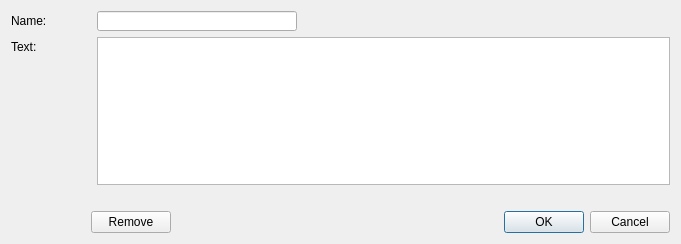
<?xml version="1.0" encoding="UTF-8"?>
<ui version="4.0">
 <class>C_UiStringRecordProperties</class>
 <widget class="QDialog" name="C_UiStringRecordProperties">
  <property name="geometry">
   <rect>
    <x>0</x>
    <y>0</y>
    <width>681</width>
    <height>244</height>
   </rect>
  </property>
  <property name="windowTitle">
   <string>String</string>
  </property>
  <layout class="QVBoxLayout" name="verticalLayout_2">
   <item>
    <layout class="QVBoxLayout" name="verticalLayout">
     <item>
      <layout class="QHBoxLayout" name="horizontalLayout_3">
       <item>
        <widget class="QLabel" name="label_2">
         <property name="minimumSize">
          <size>
           <width>80</width>
           <height>0</height>
          </size>
         </property>
         <property name="maximumSize">
          <size>
           <width>80</width>
           <height>29</height>
          </size>
         </property>
         <property name="text">
          <string>Name:</string>
         </property>
        </widget>
       </item>
       <item>
        <widget class="QLineEdit" name="NameLineEdit">
         <property name="minimumSize">
          <size>
           <width>200</width>
           <height>20</height>
          </size>
         </property>
         <property name="maximumSize">
          <size>
           <width>200</width>
           <height>20</height>
          </size>
         </property>
        </widget>
       </item>
       <item>
        <spacer name="horizontalSpacer_2">
         <property name="orientation">
          <enum>Qt::Horizontal</enum>
         </property>
         <property name="sizeHint" stdset="0">
          <size>
           <width>40</width>
           <height>20</height>
          </size>
         </property>
        </spacer>
       </item>
      </layout>
     </item>
     <item>
      <layout class="QHBoxLayout" name="horizontalLayout_2">
       <item>
        <layout class="QVBoxLayout" name="verticalLayout_3">
         <item>
          <widget class="QLabel" name="label">
           <property name="minimumSize">
            <size>
             <width>80</width>
             <height>20</height>
            </size>
           </property>
           <property name="maximumSize">
            <size>
             <width>80</width>
             <height>20</height>
            </size>
           </property>
           <property name="text">
            <string>Text:</string>
           </property>
          </widget>
         </item>
         <item>
          <spacer name="verticalSpacer">
           <property name="orientation">
            <enum>Qt::Vertical</enum>
           </property>
           <property name="sizeHint" stdset="0">
            <size>
             <width>20</width>
             <height>30</height>
            </size>
           </property>
          </spacer>
         </item>
        </layout>
       </item>
       <item>
        <widget class="QPlainTextEdit" name="PlainTextEdit">
         <property name="minimumSize">
          <size>
           <width>400</width>
           <height>100</height>
          </size>
         </property>
        </widget>
       </item>
      </layout>
     </item>
     <item>
      <spacer name="verticalSpacer_2">
       <property name="orientation">
        <enum>Qt::Vertical</enum>
       </property>
       <property name="sizeType">
        <enum>QSizePolicy::Minimum</enum>
       </property>
       <property name="sizeHint" stdset="0">
        <size>
         <width>20</width>
         <height>20</height>
        </size>
       </property>
      </spacer>
     </item>
     <item>
      <layout class="QHBoxLayout" name="horizontalLayout">
       <item>
        <spacer name="horizontalSpacer">
         <property name="orientation">
          <enum>Qt::Horizontal</enum>
         </property>
         <property name="sizeType">
          <enum>QSizePolicy::Fixed</enum>
         </property>
         <property name="sizeHint" stdset="0">
          <size>
           <width>80</width>
           <height>20</height>
          </size>
         </property>
        </spacer>
       </item>
       <item>
        <widget class="QPushButton" name="RemoveButton">
         <property name="text">
          <string>Remove</string>
         </property>
        </widget>
       </item>
       <item>
        <widget class="QDialogButtonBox" name="ButtonBox">
         <property name="orientation">
          <enum>Qt::Horizontal</enum>
         </property>
         <property name="standardButtons">
          <set>QDialogButtonBox::Cancel|QDialogButtonBox::Ok</set>
         </property>
        </widget>
       </item>
      </layout>
     </item>
    </layout>
   </item>
  </layout>
 </widget>
 <resources/>
 <connections>
  <connection>
   <sender>ButtonBox</sender>
   <signal>accepted()</signal>
   <receiver>C_UiStringRecordProperties</receiver>
   <slot>accept()</slot>
   <hints>
    <hint type="sourcelabel">
     <x>248</x>
     <y>254</y>
    </hint>
    <hint type="destinationlabel">
     <x>157</x>
     <y>274</y>
    </hint>
   </hints>
  </connection>
  <connection>
   <sender>ButtonBox</sender>
   <signal>rejected()</signal>
   <receiver>C_UiStringRecordProperties</receiver>
   <slot>reject()</slot>
   <hints>
    <hint type="sourcelabel">
     <x>316</x>
     <y>260</y>
    </hint>
    <hint type="destinationlabel">
     <x>286</x>
     <y>274</y>
    </hint>
   </hints>
  </connection>
 </connections>
</ui>
